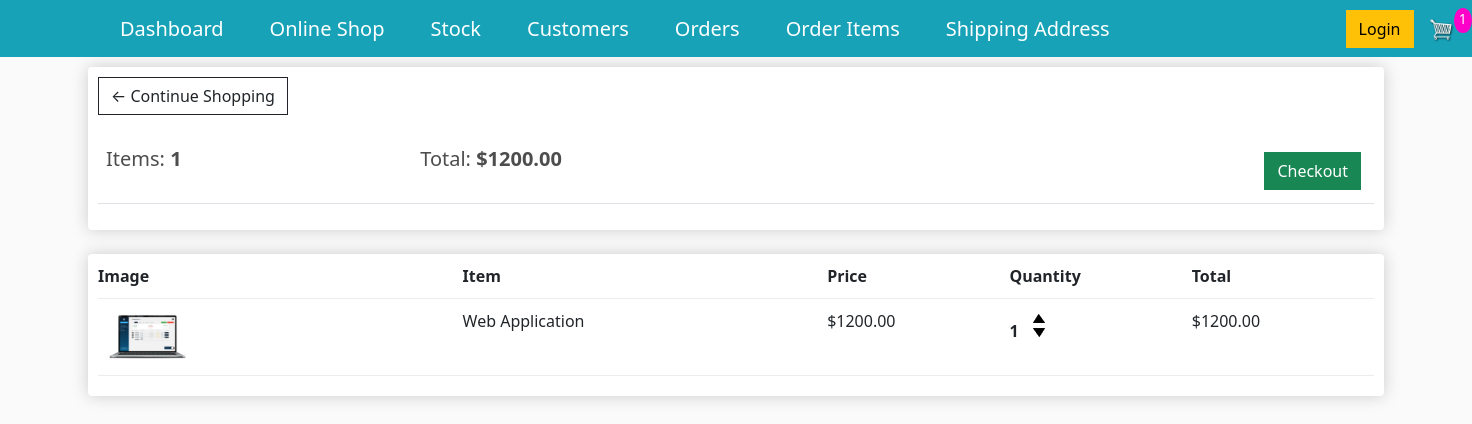
Page /cart/ (signed in) on the earlier database version.
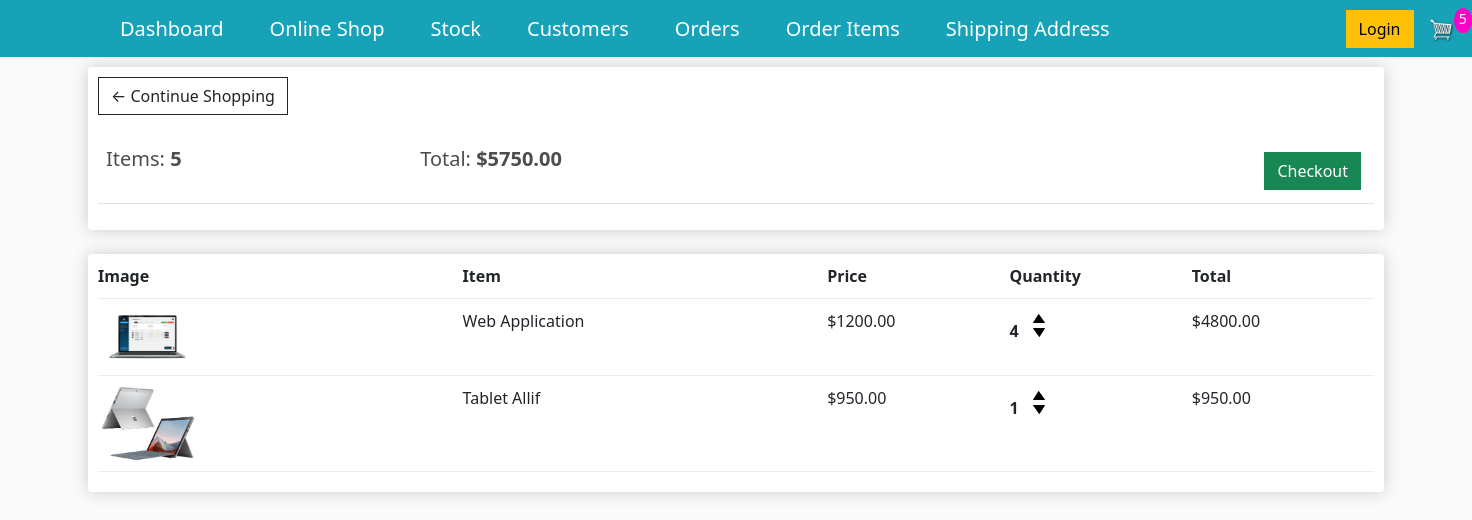
Same page on the later database version.
### store/models.py (models this page shows, shortened)
class Order(models.Model):
    customer = models.ForeignKey(Customer, on_delete=models.SET_NULL, null=True,blank=True)#if customer is deleted, we dont want to delete the order but rather set the customer value to null
    date_ordered=models.DateTimeField(auto_now_add=True)
    complete=models.BooleanField(default=False, null=True, blank=False)
    transaction_id=models.CharField(max_length=100, null=True)
    @property
    def get_cart_total(self):# sin
        orderitems = self.orderitem_set.all()
        total=sum([item.get_total for item in orderitems])
        return total
    @property # since now this is a property, we can access it in the template
    def get_cart_items(self):
        orderitems = self.orderitem_set.all()
        total=sum([item.quantity for item in orderitems])
        return total

class OrderItem(models.Model):
    product = models.ForeignKey(Product, on_delete=models.SET_NULL, null=True, blank=True)
    order = models.ForeignKey(Order, on_delete=models.SET_NULL, null=True,blank=True)
    quantity = models.IntegerField(default=0,null=True,blank=True)
    date_added = models.DateTimeField(auto_now_add=True)
    @property
    def get_total(self):
        total=self.product.price * self.quantity
        return total

class Product(models.Model):
    name = models.CharField(max_length=255, null=True)
    price=models.DecimalField(max_digits=7,decimal_places=2)
    digital = models.BooleanField(default=False,blank=True, null=True)#If the item is digital, we dont need to ship
    product_image=models.ImageField(null=True, blank=True)
    @property# this is property decorator that will enable us to access this as an attribute rather as a method
    def imageURL(self):
        try:
            url=self.product_image.url
        except:
            url = ''
        return url

### store/views.py (the view)
# urls.py: path('cart/', views.cart, name="cart"),
def cart(request):
    data=cartData(request)
    cartItems=data['cartItems']
    order=data['order']
    items=data['items']
    context={
        "items":items,
        "order":order,
        "cartItems":cartItems,
    }
    return render(request, 'store/cart.html', context)

### store/utils.py (called while the page is built, shortened)
def cartData(request):
    if request.user.is_authenticated:
        customer=request.user.customer
        order, created=Order.objects.get_or_create(customer=customer, complete=False)
        items=order.orderitem_set.all()
        cartItems=order.get_cart_items
    return {'cartItems':cartItems,'order':order,'items':items}

### store/templates/store/cart.html
{% extends 'store/main.html' %}
{% load static %}
{% block content %}
<div class="row">
	<div class="col-lg-12">
		<div class="box-element">
            <a  class="btn btn-outline-dark" href="{% url 'store' %}">&#x2190; Continue Shopping</a>
	<br>
	<br>
	<table class="table">
		<tr>
			<th><h5>Items: <strong>{{order.get_cart_items}}</strong></h5></th>
			<th><h5>Total:<strong> ${{order.get_cart_total|floatformat:2}}</strong></h5></th>
			<th>
				<a  style="float:right; margin:5px;" class="btn btn-success" href="{% url 'checkout' %}">Checkout</a>
			</th>
		</tr>
	</table>
		</div>
		<br>
		<div class="box-element">
            <div class="cart-row">
                <div style="flex:2"><strong>Image</strong></div>
                <div style="flex:2"><strong>Item</strong></div>
                <div style="flex:1"><strong>Price</strong></div>
                <div style="flex:1"><strong>Quantity</strong></div>
                <div style="flex:1"><strong>Total</strong></div>
            </div>
            {% for item in items %}
            <div class="cart-row">
                <div style="flex:2"><img class="row-image" src="{{item.product.imageURL}}"></div>
                <div style="flex:2"><p>{{item.product.name}}</p></div>
                <div style="flex:1"><p>${{item.product.price|floatformat:2}}</p></div>
                <div style="flex:1">
                    <p class="quantity">{{item.quantity}}</p>
                    <div class="quantity">
                        <img data-product={{item.product.id}} data-action="add" class="chg-quantity update-cart" src="{% static  'images/arrow-up.png' %}">
                        <img data-product={{item.product.id}} data-action="remove" class="chg-quantity update-cart" src="{% static  'images/arrow-down.png' %}">
                    </div>
                </div>
                <div style="flex:1"><p>${{item.get_total}}</p></div>
		</div>
        {% endfor %}
	</div>
</div>
{% endblock content %}

### store/templates/store/main.html (shortened to what this page needs)
<!DOCTYPE html>
{% load static %}
<html>
<head>
<link href="https://cdn.jsdelivr.net/npm/bootstrap@5.0.2/dist/css/bootstrap.min.css" rel="stylesheet"
integrity="sha384-EVSTQN3/azprG1Anm3QDgpJLIm9Nao0Yz1ztcQTwFspd3yD65VohhpuuCOmLASjC">
<link rel="stylesheet" type="text/css" href="{% static 'css/main.css' %}">
</head>
<body>
    <nav class="navbar navbar-expand-lg navbar-dark bg-dark">
        <a class="navbar-brand" href="{% url 'dashboard' %}" style="padding-left: 120px;">Dashboard</a>
        <a class="navbar-brand" href="{% url 'store' %}" style="padding-left: 30px;">Online Shop</a>
        <a class="navbar-brand" href="{% url 'stock_online' %}" style="padding-left: 30px;">Stock</a>
        <a class="navbar-brand" href="{% url 'customer_online' %}" style="padding-left: 30px;">Customers</a>
        <a class="navbar-brand" href="{% url 'orders_online' %}" style="padding-left: 30px;">Orders</a>
        <a class="navbar-brand" href="{% url 'order_online_items' %}" style="padding-left: 30px;">Order Items</a>
        <a class="navbar-brand" href="{% url 'shipping_address_online' %}" style="padding-left: 30px;">Shipping Address</a>
            <div class="form-inline my-2 my-lg-0" style="padding-left: 220px;">
                <a href="#"class="btn btn-warning" >Login</a>
              </div>
                <a href="{% url 'cart' %}">
                   <img  id="cart-icon"  src="{% static 'images/cart.png' %}">
               </a>
               <p id="cart-total">{{cartItems}}</p>
      </nav>
    <div class="container">
        {% block content %}
        {% endblock %}
    </div>
</body>
</html>

### store/static/css/main.css (style rules this page uses)
body { background-color: hsl(0, 0%, 98%); }
h1,h2,h3,h4,h5,h6 { color:hsl(0, 0%, 30%); }
.box-element { box-shadow:hsl(0, 0%, 80%) 0 0 16px; background-color: #fff; border-radius: 4px; padding: 10px; }
.bg-dark { background-color: #17a2b8!important; }
#cart-icon { width:25px; display: inline-block; margin-left: 15px; }
#cart-total { display: block; text-align: center; color:#fff; background-color: rgb(255, 0, 200); width: 20px; height: 25px; border-radius: 50%; font-size: 14px; }
.col-lg-4, .col-lg-6, .col-lg-8, .col-lg-12 { margin-top: 10px; }
.btn { border-radius: 0; }
.row-image { width: 100px; }
.cart-row { display: flex; align-items: flex-stretch; padding-bottom: 10px; margin-bottom: 10px; border-bottom: 1px solid #ececec; }
.quantity { display: inline-block; font-weight: 700; padding-right:10px; }
.chg-quantity { width: 12px; cursor: pointer; display: block; margin-top: 5px; transition:.1s; }

Differences in the rows shown:
changed through a linked row, Order: get_cart_items "1" → "5"; get_cart_total "1200.00" → "5750.00"
changed OrderItem "Web Application": quantity "1" → "4"; get_total "1200.00" → "4800.00"
added OrderItem: product.imageURL (picture), product.name "Tablet Allif", product.price "950.00", quantity "1", get_total "950.00"
Other differences:
{{ cartItems }}: "1" → "5"
